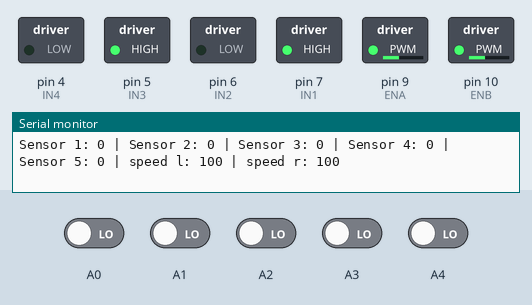
A sketch run on a simulated Arduino Uno, built with avr-gcc and run on an emulated ATmega328P. On the bench: switched loads named in the sketch (green lamp = pin HIGH), the last lines printed to the serial monitor. The test bench sets the inputs (shaded band); at power-on: A0–4 LOW.

Above: at 1.2 s.
1.3 s: A0 driven HIGH and A1 driven HIGH and A2 driven HIGH and A3 driven HIGH and A4 driven HIGH
At 2.1 s:
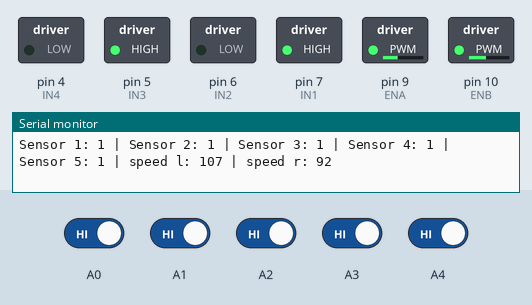
4.3 s: A2 driven LOW
At 5.2 s:
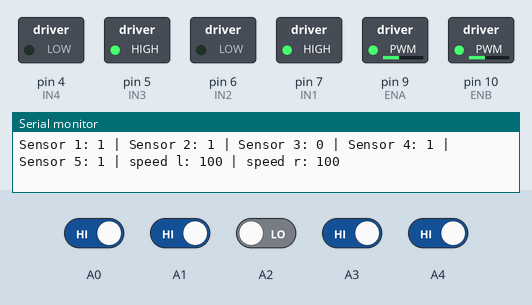
7.3 s: A1 driven LOW
At 8.1 s:
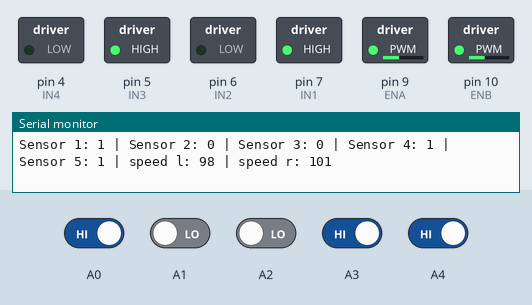
10.3 s: A1 driven HIGH
At 11.3 s:
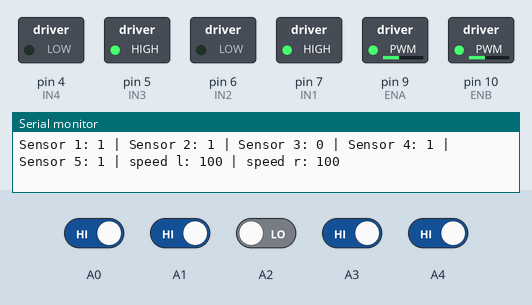
13.3 s: A3 driven LOW
At 14.2 s:
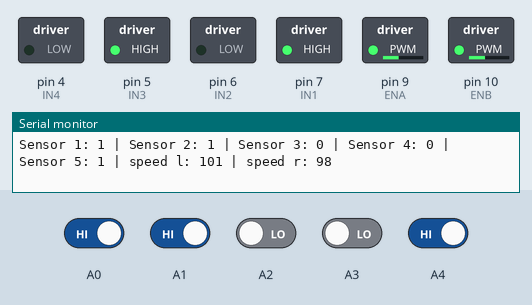
16.3 s: A3 driven HIGH
At 17.3 s:
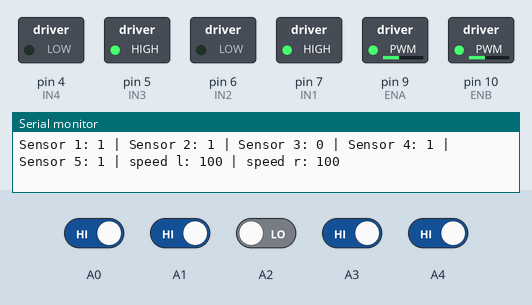
Timing chart, 0 to 19.3 s (numbered marks = the images above; inputs shaded):
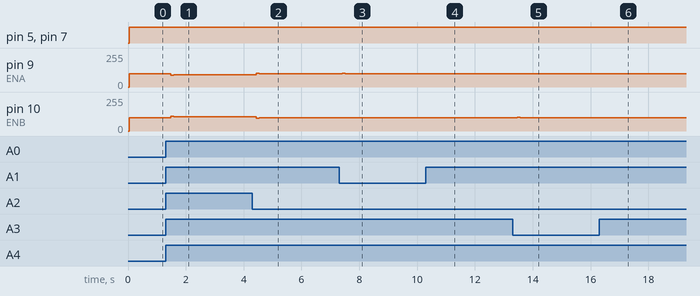

The sketch:

seguidor_linea_5_sensores_infrarrojos_PID.ino
```cpp
//Pines para los motores
int ENA = 9;   //PWM Pin 1
int IN1 = 7;   //Right Motor Pin 1
int IN2 = 6;   //Right Motor Pin 2
int IN3 = 5;   //Left Motor Pin 1
int IN4 = 4;   //Left Motor Pin 2
int ENB = 10;  //PWM Pin 2

float Kp = 1.5, Ki = 0.001, Kd = 0.5;  // 1 , 0.001,   1.1
float error = 0, P = 0, I = 0, D = 0, PID_value = 0;
float previous_error = 0, previous_I = 0;
int initial_speed = 100;
int sensor[5] = { 0, 0, 0, 0, 0 };

void read_sensor_values(void);
void calculate_pid(void);
void motor_control(void);

void setup() {
  Serial.begin(9600);
  pinMode(ENA, OUTPUT);
  pinMode(IN1, OUTPUT);
  pinMode(IN2, OUTPUT);
  pinMode(IN3, OUTPUT);
  pinMode(IN4, OUTPUT);
  pinMode(ENB, OUTPUT);
}

void loop() {
  read_sensor_values();
  calculate_pid();
  motor_control();
}

void read_sensor_values() {
  sensor[0] = digitalRead(A0);
  sensor[1] = digitalRead(A1);
  sensor[2] = digitalRead(A2);
  sensor[3] = digitalRead(A3);
  sensor[4] = digitalRead(A4);

  Serial.print("Sensor 1: ");
  Serial.print(sensor[0]);
  Serial.print(" | Sensor 2: ");
  Serial.print(sensor[1]);
  Serial.print(" | Sensor 3: ");
  Serial.print(sensor[2]);
  Serial.print(" | Sensor 4: ");
  Serial.print(sensor[3]);
  Serial.print(" | Sensor 5: ");
  Serial.print(sensor[4]);

  if ((sensor[0] == 1) && (sensor[1] == 1) && (sensor[2] == 1) && (sensor[4] == 1) && (sensor[4] == 0))
    error = 4;
  else if ((sensor[0] == 1) && (sensor[1] == 1) && (sensor[2] == 1) && (sensor[3] == 0) && (sensor[4] == 0))
    error = 3;
  else if ((sensor[0] == 1) && (sensor[1] == 1) && (sensor[2] == 1) && (sensor[3] == 0) && (sensor[4] == 1))
    error = 2;
  else if ((sensor[0] == 1) && (sensor[1] == 1) && (sensor[2] == 0) && (sensor[3] == 0) && (sensor[4] == 1))
    error = 1;
  else if ((sensor[0] == 1) && (sensor[1] == 1) && (sensor[2] == 0) && (sensor[3] == 1) && (sensor[4] == 1))
    error = 0;
  else if ((sensor[0] == 1) && (sensor[1] == 0) && (sensor[2] == 0) && (sensor[3] == 1) && (sensor[4] == 1))
    error = -1;
  else if ((sensor[0] == 1) && (sensor[1] == 0) && (sensor[2] == 1) && (sensor[3] == 1) && (sensor[4] == 1))
    error = -2;
  else if ((sensor[0] == 0) && (sensor[1] == 0) && (sensor[2] == 1) && (sensor[3] == 1) && (sensor[4] == 1))
    error = -3;
  else if ((sensor[0] == 0) && (sensor[1] == 1) && (sensor[2] == 1) && (sensor[3] == 1) && (sensor[4] == 1))
    error = -4;
  else if ((sensor[0] == 1) && (sensor[1] == 1) && (sensor[2] == 1) && (sensor[3] == 1) && (sensor[4] == 1))
    if (error == -4) error = -5;
    else error = 5;
}

void calculate_pid() {
  P = error;
  I += previous_I;
  D = error - previous_error;

  PID_value = (Kp * P) + (Ki * I) + (Kd * D);

  previous_I = I;
  previous_error = error;
}

void motor_control() {
  //Se calcula la velocidad de los motores
  int left_motor_speed = initial_speed + PID_value;
  int right_motor_speed = initial_speed - PID_value;

  left_motor_speed = constrain(left_motor_speed, 0, 255);
  right_motor_speed = constrain(right_motor_speed, 0, 255);

  Serial.print(" | speed l: ");
  Serial.print(left_motor_speed);
  Serial.print(" | speed r: ");
  Serial.println(right_motor_speed);

  analogWrite(ENB, left_motor_speed);   //Left Motor Speed
  analogWrite(ENA, right_motor_speed);  //Right Motor Speed

  digitalWrite(IN1, HIGH);
  digitalWrite(IN2, LOW);
  digitalWrite(IN3, HIGH);
  digitalWrite(IN4, LOW);
}
```

Measured:
- after the input at 1.3 s, pin 9 (ENA): 100/255 → 90/255 after 0.18 s, → 92/255 0.10 s later; pin 10 (ENB): 100/255 → 110/255 after 0.18 s, → 107/255 0.10 s later
- after the input at 4.3 s, pin 9 (ENA): 92/255 → 102/255 after 0.13 s, → 100/255 0.10 s later; pin 10 (ENB): 107/255 → 97/255 after 0.13 s, → 100/255 0.10 s later
- after the input at 7.3 s, pin 9 (ENA): 100/255 → 102/255 after 0.12 s, → 101/255 0.10 s later; pin 10 (ENB): 100/255 → 98/255 after 0.12 s
- after the input at 10.3 s, pin 9 (ENA): 101/255 → 99/255 after 0.17 s, → 100/255 0.10 s later; pin 10 (ENB): 98/255 → 100/255 after 0.17 s
- after the input at 13.3 s, pin 9 (ENA): 100/255 → 98/255 after 0.16 s; pin 10 (ENB): 100/255 → 102/255 after 0.16 s, → 101/255 0.10 s later
- after the input at 16.3 s, pin 9 (ENA): 98/255 → 100/255 after 0.11 s; pin 10 (ENB): 101/255 → 99/255 after 0.11 s, → 100/255 0.10 s later
